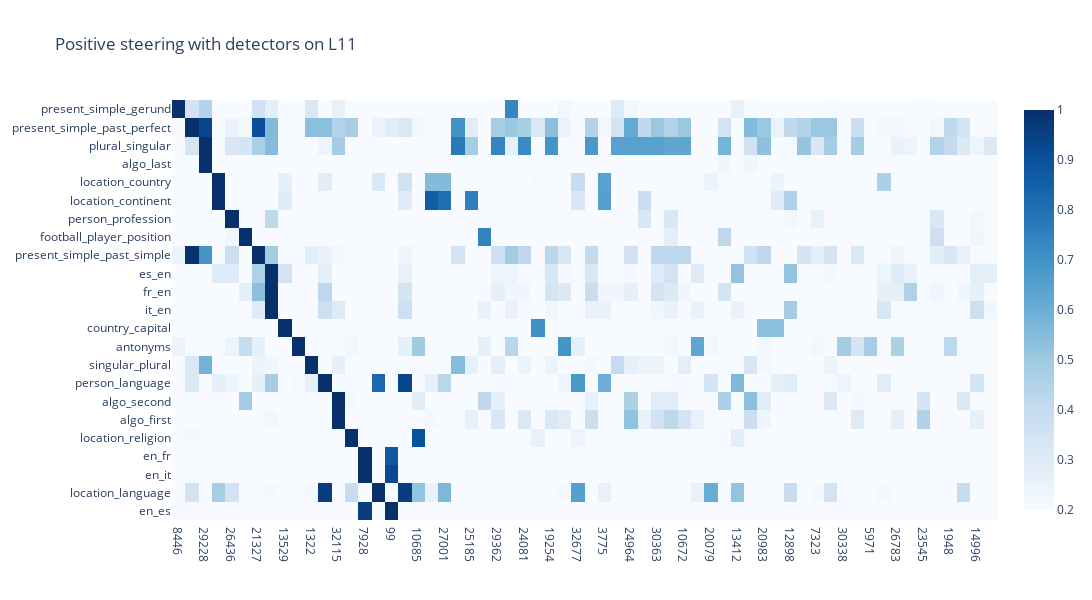

The notebook cell saved with this chart:
### Code cell
import plotly.express as px
import pandas as pd
import numpy as np

normalized_losses = {}

drop_features = []
drop_ids = [features.index(feature) for feature in drop_features]

features_dropped = [feature for feature in features if feature not in drop_features]

for task_name, losses in task_losses_positive.items():
    base_loss = losses[1]
    losses = losses[0]
    losses = np.array(losses)
    losses = np.delete(losses, drop_ids)

    losses = np.minimum(losses, base_loss)

    losses = (base_loss - losses) / base_loss
    
    max_loss = np.max(losses)
    min_loss = np.min(losses)

    losses = (losses - min_loss) / (max_loss - min_loss)

    losses = np.clip(losses, 0.2, 10)
    
    # mean_loss = np.mean(losses - base_loss)

    # base_acc = losses[1][1]

    # accs = [base_acc - loss[1] for loss in losses[0]]
    normalized_losses[task_name] = losses


heatmap = np.zeros((len(task_names), len(features_dropped)))

for i, task_name in enumerate(task_names):
    for j, feature in enumerate(features_dropped):
        heatmap[i, j] = normalized_losses[task_name][j]

# heatmap /= np.mean(heatmap, axis=0, keepdims=True)



# heatmap = np.where(heatmap > 0, np.log(heatmap), -10)
# heatmap[np.isnan(heatmap)] = np.min(heatmap[np.isfinite(heatmap)])
# heatmap[np.isinf(heatmap)] = np.max(heatmap[np.isfinite(heatmap)])

# heatmap = np.log(1 + heatmap * 40)

# heatmap = np.clip(heatmap, -5, 5)

# avg_heatmap = np.sum(heatmap != 1, axis=0)

avg_heatmap  = np.max(heatmap, axis=0)

sorted_idx = np.argsort(-avg_heatmap)

heatmap = heatmap[:, sorted_idx]

# min_heatmap = np.min(heatmap, axis=1)   

min_pos = np.argmax(heatmap, axis=1)

y_sorted_idx = np.argsort(min_pos)

heatmap = heatmap[y_sorted_idx]

fig = px.imshow(heatmap[:, :100], x=[str(features_dropped[x]) for x in sorted_idx][:100], y=[task_names[x] for x in y_sorted_idx], width=2000, height=600, aspect="auto", color_continuous_scale="Blues", title="Positive steering with detectors on L11")

fig.show()

### Figure 1 — Plotly figure (JSON) as saved in the notebook; plotly's stock layout.template omitted (floating-point values rounded to 4 significant figures; data arrays with more than 128 entries replaced by an {"elided": "..."} marker saying what was removed)
{"data": [{"coloraxis": "coloraxis", "hovertemplate": "x: %{x}<br>y: %{y}<br>color: %{z}<extra></extra>", "name": "0", "type": "heatmap", "x": ["8446", "19628", "29228", "11459", "26436", "19916", "21327", "31123", "13529", "11050", "1322", "1132", "32115", "3466", "7928", "10884", "99", "25337", "10685", "25334", "27001", "15764", "25185", "3844", "29362", "21126", "24081", "6267", "19254", "20627", "32677", "26470", "3775", "16172", "24964", "1753", "30363", "8228", "10672", "28297", "20079", "31427", "13412", "9995", "20983", "10512", "12898", "16205", "7323", "32142", "30338", "13181", "5971", "14141", "26783", "27936", "23545", "29381", "1948", "4258", "14996", "18472"], "xaxis": "x", "y": ["present_simple_gerund", "present_simple_past_perfect", "plural_singular", "algo_last", "location_country", "location_continent", "person_profession", "football_player_position", "present_simple_past_simple", "es_en", "fr_en", "it_en", "country_capital", "antonyms", "singular_plural", "person_language", "algo_second", "algo_first", "location_religion", "en_fr", "en_it", "location_language", "en_es"], "yaxis": "y", "z": {"elided": "23x62 float values"}}], "layout": {"coloraxis": {"colorscale": [[0, "rgb(247,251,255)"], [0.125, "rgb(222,235,247)"], [0.25, "rgb(198,219,239)"], [0.375, "rgb(158,202,225)"], [0.5, "rgb(107,174,214)"], [0.625, "rgb(66,146,198)"], [0.75, "rgb(33,113,181)"], [0.875, "rgb(8,81,156)"], [1, "rgb(8,48,107)"]]}, "height": 600, "title": {"text": "Positive steering with detectors on L11"}, "width": 2000, "xaxis": {"anchor": "y", "domain": [0, 1]}, "yaxis": {"anchor": "x", "autorange": "reversed", "domain": [0, 1]}}}
